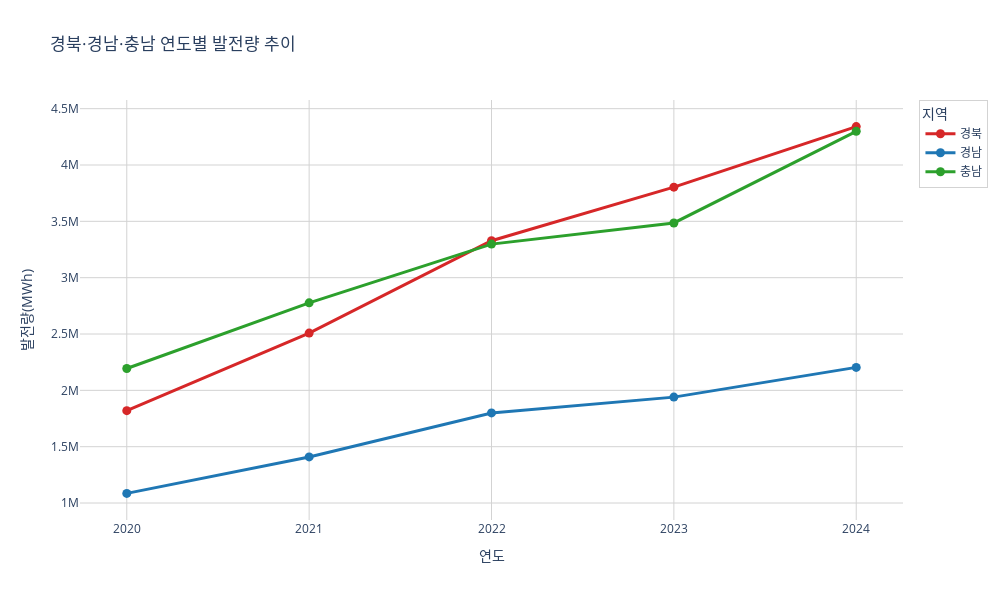
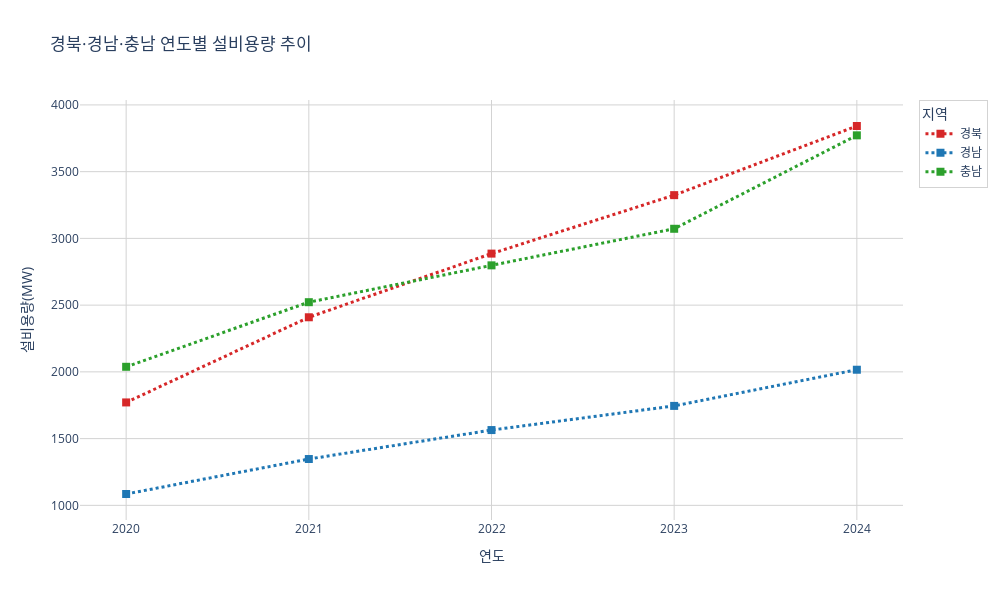

The cell these charts' notebook holds for them, in order:
### Code cell
# 경북 / 경남 / 충남 그래프

merged = pd.read_excel("dataset/최종일사량합친데이터.xlsx")

# === 지역 필터링 & 정리 ===
target_regions = ["경북", "경남", "충남"]
df_filtered = merged[merged["지역"].isin(target_regions)].copy()

df_filtered["연도"] = pd.to_numeric(df_filtered["연도"], errors="coerce")
df_grouped = (
    df_filtered.groupby(["연도", "지역"])[["발전량(MWh)", "설비용량(MW)"]]
    .sum()
    .reset_index()
)

# === 색상 고정 ===
color_map = {
    "경남": "#1f77b4",  # 파랑
    "경북": "#d62728",  # 빨강
    "충남": "#2ca02c"   # 초록
}

# ====================================================
# 1) 연도별 발전량 추이 (라인 차트)
# ====================================================
fig_gen = go.Figure()

for region in target_regions:
    df_region = df_grouped[df_grouped["지역"] == region]
    fig_gen.add_trace(
        go.Scatter(
            x=df_region["연도"],
            y=df_region["발전량(MWh)"],
            mode="lines+markers",
            name=region,
            line=dict(color=color_map[region], width=3),
            marker=dict(size=9, symbol="circle")
        )
    )

fig_gen.update_layout(
    title="경북·경남·충남 연도별 발전량 추이",
    template="plotly_white",
    xaxis=dict(title="연도", dtick=1, showgrid=True, gridcolor="lightgray"),
    yaxis=dict(title="발전량(MWh)", showgrid=True, gridcolor="lightgray"),
    legend=dict(title="지역", bgcolor="rgba(255,255,255,0.7)",
                bordercolor="lightgray", borderwidth=1)
)

# 크기 설정
fig_gen.update_layout(width=1000,height=600)

fig_gen.show()

# ====================================================
# 2) 연도별 설비용량 추이 (라인 차트)
# ====================================================
fig_cap = go.Figure()

for region in target_regions:
    df_region = df_grouped[df_grouped["지역"] == region]
    fig_cap.add_trace(
        go.Scatter(
            x=df_region["연도"],
            y=df_region["설비용량(MW)"],
            mode="lines+markers",
            name=region,
            line=dict(color=color_map[region], width=3, dash="dot"),  # 점선
            marker=dict(size=8, symbol="square")
        )
    )

fig_cap.update_layout(
    title="경북·경남·충남 연도별 설비용량 추이",
    template="plotly_white",
    xaxis=dict(title="연도", dtick=1, showgrid=True, gridcolor="lightgray"),
    yaxis=dict(title="설비용량(MW)", showgrid=True, gridcolor="lightgray"),
    legend=dict(title="지역", bgcolor="rgba(255,255,255,0.7)",
                bordercolor="lightgray", borderwidth=1)
)

# 크기 설정
fig_cap.update_layout(width=1000,height=600)

fig_cap.show()

### Figure 1 — Plotly figure (JSON) as saved in the notebook; plotly's stock layout.template omitted (floating-point values rounded to 4 significant figures)
{"data": [{"line": {"color": "#d62728", "width": 3}, "marker": {"size": 9, "symbol": "circle"}, "mode": "lines+markers", "name": "경북", "type": "scatter", "x": [2020, 2021, 2022, 2023, 2024], "y": [1819949, 2508189, 3327637, 3803193, 4340591]}, {"line": {"color": "#1f77b4", "width": 3}, "marker": {"size": 9, "symbol": "circle"}, "mode": "lines+markers", "name": "경남", "type": "scatter", "x": [2020, 2021, 2022, 2023, 2024], "y": [1085723, 1409333, 1799579, 1939988, 2203811]}, {"line": {"color": "#2ca02c", "width": 3}, "marker": {"size": 9, "symbol": "circle"}, "mode": "lines+markers", "name": "충남", "type": "scatter", "x": [2020, 2021, 2022, 2023, 2024], "y": [2193969, 2776591, 3297826, 3485642, 4299136]}], "layout": {"height": 600, "legend": {"bgcolor": "rgba(255,255,255,0.7)", "bordercolor": "lightgray", "borderwidth": 1, "title": {"text": "지역"}}, "title": {"text": "경북·경남·충남 연도별 발전량 추이"}, "width": 1000, "xaxis": {"dtick": 1, "gridcolor": "lightgray", "showgrid": true, "title": {"text": "연도"}}, "yaxis": {"gridcolor": "lightgray", "showgrid": true, "title": {"text": "발전량(MWh)"}}}}

### Figure 2 — Plotly figure (JSON) as saved in the notebook; plotly's stock layout.template omitted (floating-point values rounded to 4 significant figures)
{"data": [{"line": {"color": "#d62728", "dash": "dot", "width": 3}, "marker": {"size": 8, "symbol": "square"}, "mode": "lines+markers", "name": "경북", "type": "scatter", "x": [2020, 2021, 2022, 2023, 2024], "y": [1771, 2409, 2886, 3324, 3842]}, {"line": {"color": "#1f77b4", "dash": "dot", "width": 3}, "marker": {"size": 8, "symbol": "square"}, "mode": "lines+markers", "name": "경남", "type": "scatter", "x": [2020, 2021, 2022, 2023, 2024], "y": [1085, 1347, 1564, 1745, 2016]}, {"line": {"color": "#2ca02c", "dash": "dot", "width": 3}, "marker": {"size": 8, "symbol": "square"}, "mode": "lines+markers", "name": "충남", "type": "scatter", "x": [2020, 2021, 2022, 2023, 2024], "y": [2038, 2522, 2798, 3072, 3772]}], "layout": {"height": 600, "legend": {"bgcolor": "rgba(255,255,255,0.7)", "bordercolor": "lightgray", "borderwidth": 1, "title": {"text": "지역"}}, "title": {"text": "경북·경남·충남 연도별 설비용량 추이"}, "width": 1000, "xaxis": {"dtick": 1, "gridcolor": "lightgray", "showgrid": true, "title": {"text": "연도"}}, "yaxis": {"gridcolor": "lightgray", "showgrid": true, "title": {"text": "설비용량(MW)"}}}}
